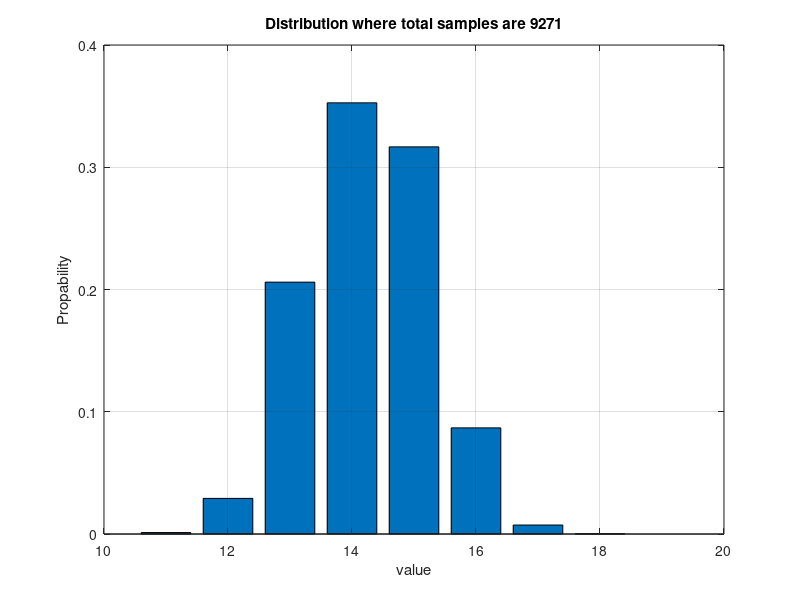
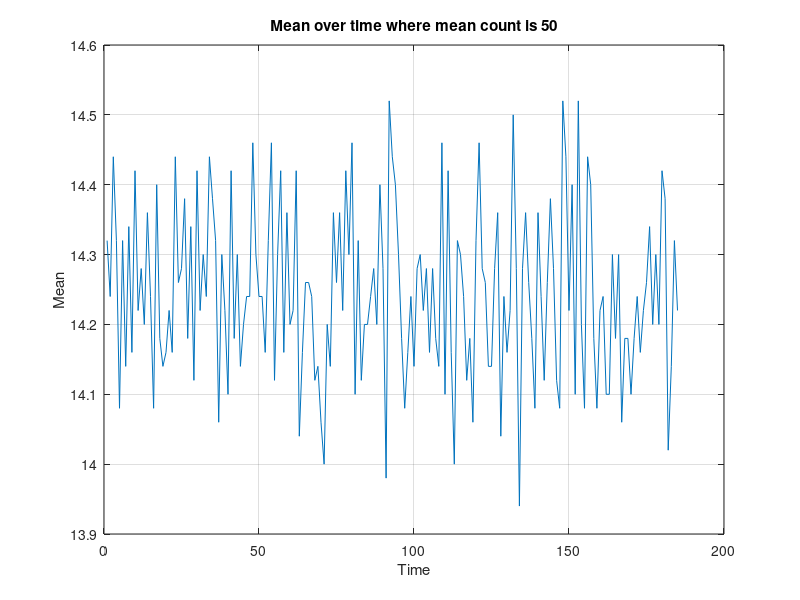
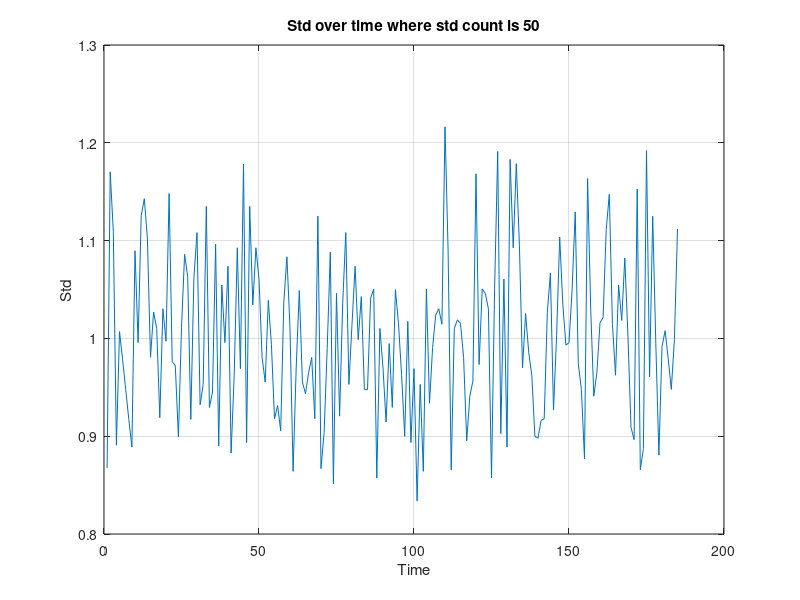

MATLAB code for these plots, in order:
% Read the log
close all
fid = csvread('log.txt')';

% Initial lists 
X = zeros(1, max(fid) + 5); % We add 5 just to have some extra columns of zero
sampels_for_every_mean = 50;
count = 1;
meanvalues = [];
stdvalues = [];
collection = zeros(1, sampels_for_every_mean);
for i = 1:length(fid)
  
  % Get the value from the log and place it into the list X, depending on what kind of value.
  % Here we only measureing the frequency how often a specific value appears
  value = fid(i);
  X(value) = X(value) + 1;
  
  % Collect the values
  collection(count) =  value;
  
  % For every sampels_for_every_mean:th intervall, do mean and std
  if(count >= sampels_for_every_mean)
    meanvalues = [meanvalues mean(collection)];
    stdvalues = [stdvalues std(collection)];
    
    % Reset
    count = 1;
  else
    count = count + 1; % Count
  end
end

% Distribution
bar(X/sum(X))
xlim([10 20]) 
grid on
title(sprintf('Distribution where total samples are %i', length(fid)))
ylabel('Propability')
xlabel('value')

% Mean
figure
plot(meanvalues)
grid on
title(sprintf('Mean over time where mean count is %i', sampels_for_every_mean))
ylabel('Mean')
xlabel('Time')

% Std
figure
plot(stdvalues)
grid on
title(sprintf('Std over time where std count is %i', sampels_for_every_mean))
ylabel('Std')
xlabel('Time')
